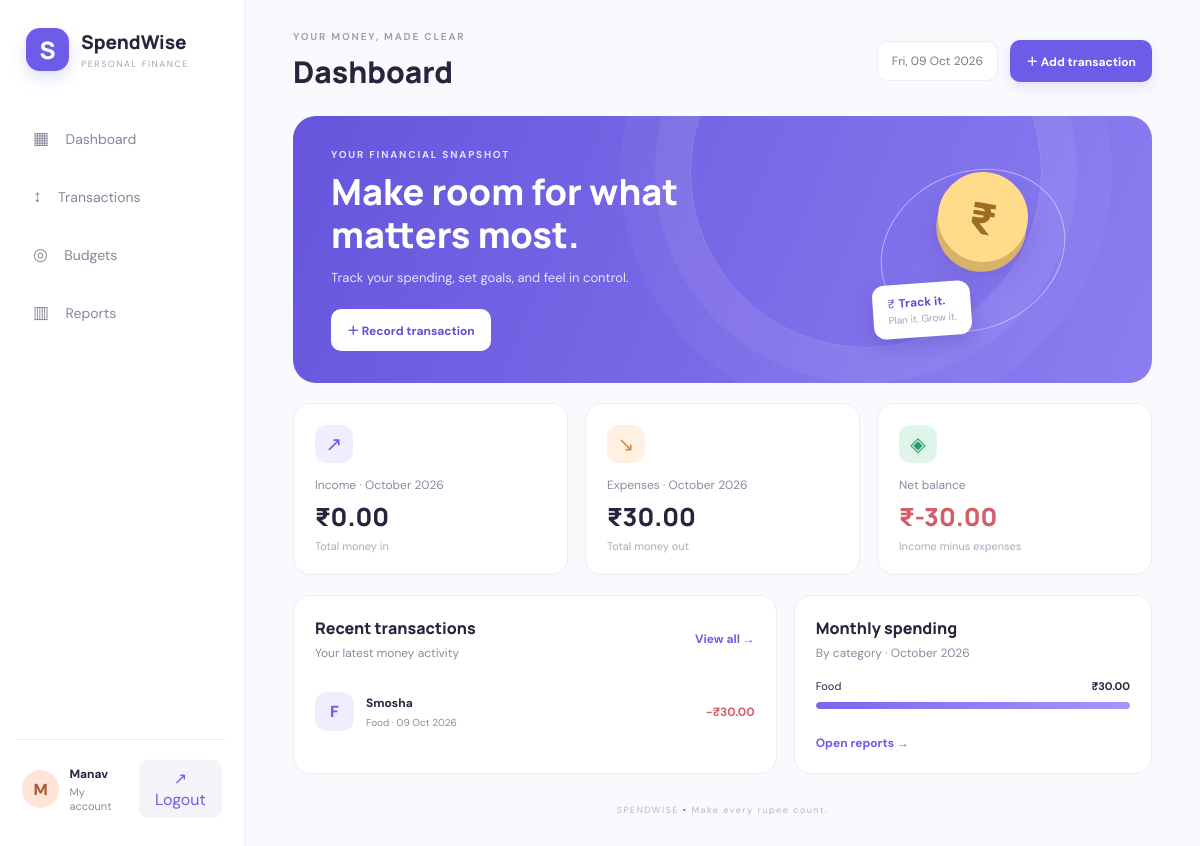
The app's page / (signed in) with its own data.
### expenses/models.py (models this page shows, shortened)
class Transaction(models.Model):
    INCOME = "income"
    EXPENSE = "expense"
    TYPES = [(INCOME, "Income"), (EXPENSE, "Expense")]
    user = models.ForeignKey(settings.AUTH_USER_MODEL, on_delete=models.CASCADE, related_name="transactions")
    title = models.CharField(max_length=120)
    amount = models.DecimalField(max_digits=12, decimal_places=2)
    kind = models.CharField(max_length=10, choices=TYPES, default=EXPENSE)
    category = models.ForeignKey(Category, on_delete=models.SET_NULL, null=True, blank=True, related_name="transactions")
    date = models.DateField(default=timezone.localdate)
    notes = models.CharField(max_length=250, blank=True)
    created_at = models.DateTimeField(auto_now_add=True)
    class Meta:
        ordering = ["-date", "-created_at"]

class Category(models.Model):
    name = models.CharField(max_length=60, unique=True)
    kind = models.CharField(max_length=10, choices=[("expense", "Expense"), ("income", "Income")], default="expense")
    class Meta:
        ordering = ["name"]
        verbose_name_plural = "categories"

### expenses/views.py (the view)
# urls.py: path("", views.dashboard, name="dashboard"),
@login_required
def dashboard(request):
    seed_categories()
    today = timezone.localdate()
    qs = Transaction.objects.filter(user=request.user)
    month_qs = qs.filter(date__year=today.year, date__month=today.month)
    income = month_qs.filter(kind="income").aggregate(total=Sum("amount"))["total"] or Decimal("0.00")
    expense = month_qs.filter(kind="expense").aggregate(total=Sum("amount"))["total"] or Decimal("0.00")
    budgets = Budget.objects.filter(user=request.user, month__year=today.year, month__month=today.month).select_related("category")
    alerts = [b for b in budgets if b.monthly_limit and b.spent >= b.monthly_limit * Decimal("0.8")]
    recent = qs.select_related("category")[:6]
    categories = Category.objects.filter(kind="expense")
    return render(request, "expenses/dashboard.html", {
        "income": income, "expense": expense, "balance": income-expense,
        "recent": recent, "budgets": budgets, "alerts": alerts,
        "categories": categories, "month_name": today.strftime("%B %Y"),
        "expense_by_category": [
            {"name": c.name, "total": qs.filter(kind="expense", category=c, date__year=today.year, date__month=today.month).aggregate(total=Sum("amount"))["total"] or Decimal("0.00")}
            for c in categories
        ],
    })

### expenses/models.py (called while the page is built)
    @property
    def spent(self):
        return self.user.transactions.filter(
            kind="expense", category=self.category,
            date__year=self.month.year, date__month=self.month.month
        ).aggregate(total=models.Sum("amount"))["total"] or Decimal("0.00")

### expenses/views.py (called while the page is built)
def seed_categories():
    defaults = [
        ("Food", "expense"), ("Travel", "expense"), ("Bills", "expense"),
        ("Entertainment", "expense"), ("Shopping", "expense"), ("Health", "expense"),
        ("Education", "expense"), ("Other", "expense"), ("Salary", "income"),
        ("Freelance", "income"), ("Gift", "income"),
    ]
    for name, kind in defaults:
        Category.objects.get_or_create(name=name, defaults={"kind": kind})

### expenses/templates/expenses/dashboard.html (shortened to what this page needs)
{% extends 'expenses/base.html' %}{% block title %}Dashboard | SpendWise{% endblock %}{% block heading %}Dashboard{% endblock %}{% block content %}
<section class="hero"><div><p class="eyebrow light">YOUR FINANCIAL SNAPSHOT</p><h2>Make room for what<br>matters most.</h2><p>Track your spending, set goals, and feel in control.</p><a class="btn btn-light" href="{% url 'transaction_add' %}">＋ Record transaction</a></div><div class="hero-art"><div class="coin">₹</div><div class="orbit"></div><div class="mini-card">₹ <b>Track it.</b><br><small>Plan it. Grow it.</small></div></div></section>
<div class="stat-grid"><article class="stat"><span class="stat-symbol violet">↗</span><p>Income · {{ month_name }}</p><strong>₹{{ income|floatformat:2 }}</strong><small>Total money in</small></article><article class="stat"><span class="stat-symbol peach">↘</span><p>Expenses · {{ month_name }}</p><strong>₹{{ expense|floatformat:2 }}</strong><small>Total money out</small></article><article class="stat"><span class="stat-symbol mint">◈</span><p>Net balance</p><strong class="{% if balance < 0 %}negative{% endif %}">₹{{ balance|floatformat:2 }}</strong><small>Income minus expenses</small></article></div>
<div class="two-col"><section class="panel"><div class="panel-head"><div><h3>Recent transactions</h3><p>Your latest money activity</p></div><a class="link" href="{% url 'transactions' %}">View all →</a></div>{% for t in recent %}<div class="transaction"><div class="category-icon">{{ t.category.name|first|upper|default:"₹" }}</div><div class="transaction-title"><b>{{ t.title }}</b><small>{{ t.category.name|default:"Uncategorised" }} · {{ t.date|date:"d M Y" }}</small></div><strong class="{% if t.kind == 'income' %}positive{% else %}negative{% endif %}">{% if t.kind == 'income' %}+{% else %}−{% endif %}₹{{ t.amount|floatformat:2 }}</strong></div>{% empty %}<div class="empty"><span>↕</span><b>No transactions yet</b><p>Add your first income or expense to see it here.</p><a class="btn" href="{% url 'transaction_add' %}">Add transaction</a></div>{% endfor %}</section>
<section class="panel"><div class="panel-head"><div><h3>Monthly spending</h3><p>By category · {{ month_name }}</p></div></div>{% for row in expense_by_category %}{% if row.total %}<div class="budget-line"><div><span>{{ row.name }}</span><b>₹{{ row.total|floatformat:2 }}</b></div><div class="progress"><span style="width:{% if expense %}{% widthratio row.total expense 100 %}{% else %}0{% endif %}%"></span></div></div>{% endif %}{% empty %}<div class="empty"><span>▥</span><p>Your category breakdown will appear after you add expenses.</p></div>{% endfor %}<a class="link bottom-link" href="{% url 'reports' %}">Open reports →</a></section></div>{% endblock %}

### expenses/templates/expenses/base.html (shortened to what this page needs)
{% load static %}
<!DOCTYPE html>
<html lang="en">
<head>
    <link rel="stylesheet" href="{% static 'expenses/style.css' %}">
</head>
<body>
{% if user.is_authenticated %}
<aside class="sidebar">
    <a class="brand" href="{% url 'dashboard' %}">
        <span class="brand-mark">S</span>
        <span>
            <b>SpendWise</b>
            <small>PERSONAL FINANCE</small>
        </span>
    </a>
    <nav>
        <a href="{% url 'dashboard' %}">
            ▦ <span>Dashboard</span>
        </a>
        <a href="{% url 'transactions' %}">
            ↕ <span>Transactions</span>
        </a>
        <a href="{% url 'budgets' %}">
            ◎ <span>Budgets</span>
        </a>
        <a href="{% url 'reports' %}">
            ▥ <span>Reports</span>
        </a>
    </nav>
    <div class="side-bottom">
        <div class="avatar">
            {{ user.username|first|upper }}
        </div>
        <div class="user-info">
            <b>{{ user.username }}</b>
            <small>My account</small>
        </div>
        <form method="post" action="{% url 'logout' %}" class="logout-form">
            <button type="submit" class="logout" title="Logout">
                ↗ Logout
            </button>
        </form>
    </div>
</aside>
{% endif %}
<main class="{% if user.is_authenticated %}main{% else %}auth-main{% endif %}">
    {% if user.is_authenticated %}
    <header class="topbar">
        <div>
            <p class="eyebrow">YOUR MONEY, MADE CLEAR</p>
            <h1>{% block heading %}Dashboard{% endblock %}</h1>
        </div>
        <div class="top-actions">
            <span class="date-chip">
                {% now "D, d M Y" %}
            </span>
            <a class="btn" href="{% url 'transaction_add' %}">
                ＋ Add transaction
            </a>
        </div>
    </header>
    {% endif %}
    {% block content %}
    {% endblock %}
    <footer>
        SPENDWISE <span>•</span> Make every rupee count.
    </footer>
</main>
</body>
</html>

### records on screen
Transaction: category.name|first "F", title "Smosha", category.name "Food", date "09 Oct 2026", amount "30.00"
Category: name "Food"

### other values on screen
{{ user.username|first|upper }} "M"
{{ user.username }} "Manav"
{{ month_name }} "October 2026"
{{ income|floatformat:2 }} "0.00"
{{ expense|floatformat:2 }} "30.00"
{{ balance|floatformat:2 }} "-30.00"
{{ row.total|floatformat:2 }} "30.00"
